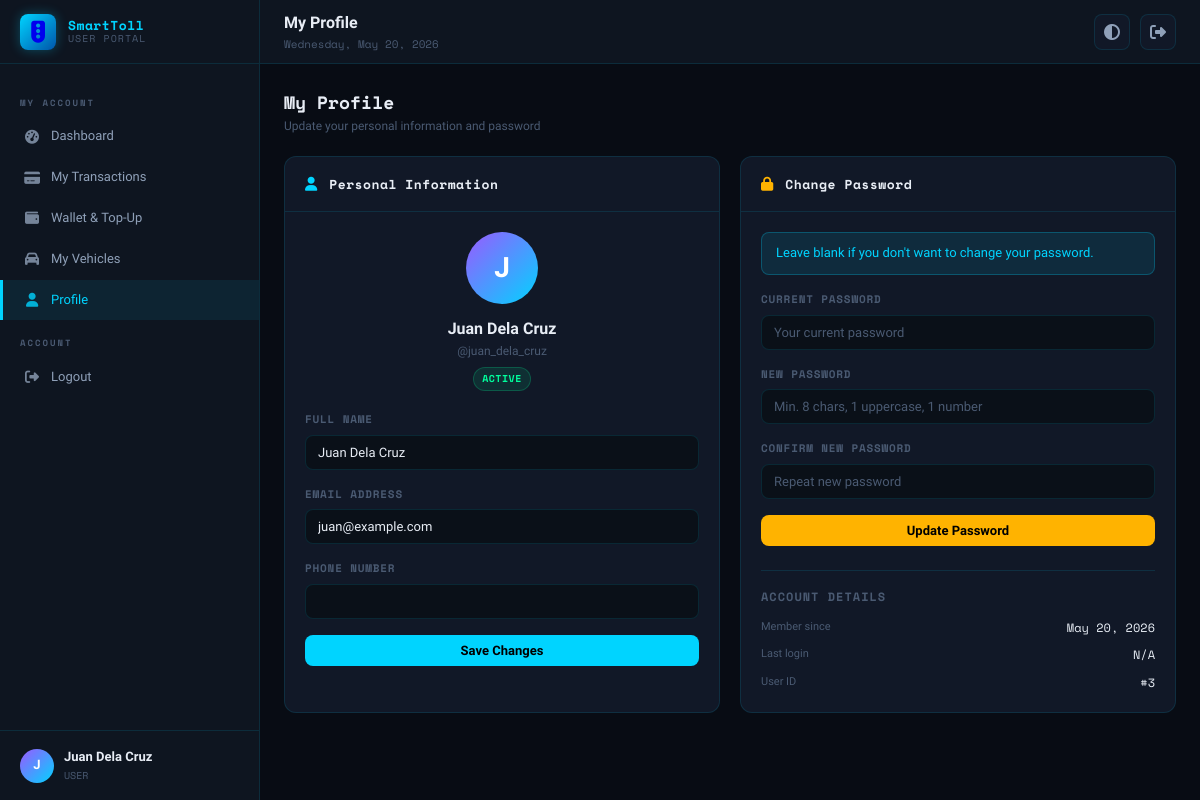
The page /public/user/profile (signed in) on the database its author committed.
### tables this page shows
CREATE TABLE users (
    id             INT AUTO_INCREMENT PRIMARY KEY,
    username       VARCHAR(50)  UNIQUE NOT NULL,
    email          VARCHAR(100) UNIQUE NOT NULL,
    password_hash  VARCHAR(255) NOT NULL,
    full_name      VARCHAR(100) NOT NULL,
    phone          VARCHAR(20)  DEFAULT NULL,
    role           ENUM('admin','operator','user') DEFAULT 'user',
    status         ENUM('active','suspended','pending') DEFAULT 'active',
    wallet_balance DECIMAL(12,2) DEFAULT 0.00,
    last_login     DATETIME DEFAULT NULL,
    login_attempts INT DEFAULT 0,
    locked_until   DATETIME DEFAULT NULL,
    created_at     DATETIME DEFAULT CURRENT_TIMESTAMP,
    updated_at     DATETIME DEFAULT CURRENT_TIMESTAMP ON UPDATE CURRENT_TIMESTAMP
);

### app/controllers/UserController.php (called while the page is built, shortened)
<?php
class UserController {
    private UserModel        $userModel;
    public function __construct() {
        $this->userModel    = new UserModel();
    }
    public function profile(): void {
        $userId = (int)$_SESSION['user_id'];
        $user   = $this->userModel->find($userId);
        Response::view('user/profile', compact('user'), 'user');
    }
}

### config/app.php (called while the page is built, shortened)
<?php
spl_autoload_register(function ($class) {
    $paths = array(
        APP_ROOT . '/app/controllers/',
        APP_ROOT . '/app/models/',
        APP_ROOT . '/app/helpers/',
    );
    foreach ($paths as $path) {
        $file = $path . $class . '.php';
        if (file_exists($file)) { require_once $file; return; }
    }
});
require_once APP_ROOT . '/config/database.php';
require_once APP_ROOT . '/app/models/BaseModel.php';

### config/database.php (called while the page is built, shortened)
<?php
class Database {
    private static $instance = null;
    private $pdo;
    private function __construct() {
        $dsn = "mysql:host=" . DB_HOST . ";dbname=" . DB_NAME . ";charset=" . DB_CHARSET;
        $options = [
            PDO::ATTR_ERRMODE            => PDO::ERRMODE_EXCEPTION,
            PDO::ATTR_DEFAULT_FETCH_MODE => PDO::FETCH_ASSOC,
            PDO::ATTR_EMULATE_PREPARES   => false,
            PDO::MYSQL_ATTR_INIT_COMMAND => "SET NAMES utf8mb4",
        ];
        try {
            $this->pdo = new PDO($dsn, DB_USER, DB_PASS, $options);
        } catch (PDOException $e) {
            error_log("DB Connection failed: " . $e->getMessage());
            die(json_encode(['error' => 'Database connection failed']));
        }
    }
    public static function getInstance(): self {
        if (self::$instance === null) {
            self::$instance = new self();
        }
        return self::$instance;
    }
    public function query(string $sql, array $params = []): PDOStatement {
        $stmt = $this->pdo->prepare($sql);
        $stmt->execute($params);
        return $stmt;
    }
    public function fetchOne(string $sql, array $params = []): ?array {
        return $this->query($sql, $params)->fetch() ?: null;
    }
}

### app/models/BaseModel.php (called while the page is built, shortened)
<?php
abstract class BaseModel {
    protected Database $db;
    protected string $table = '';
    protected string $primaryKey = 'id';
    public function __construct() {
        $this->db = Database::getInstance();
    }
    public function find(int $id): ?array {
        return $this->db->fetchOne(
            "SELECT * FROM {$this->table} WHERE {$this->primaryKey} = ? LIMIT 1",
            [$id]
        );
    }
}

### app/views/user/profile.php (the view, shortened to what this page needs)
<div class="d-flex align-center justify-between mb-20">
  <div>
    <h2 style="font-family:var(--font-mono);font-size:18px">My Profile</h2>
    <p class="text-muted text-sm">Update your personal information and password</p>
  </div>
</div>
<div class="grid-2">
  <div class="card">
    <div class="card-header">
      <span style="color:var(--accent-cyan)"><i class="fa-solid fa-user"></i></span>
      <span class="card-title">Personal Information</span>
    </div>
    <div class="card-body">
      <div style="text-align:center;margin-bottom:20px">
        <div class="user-avatar" style="width:72px;height:72px;font-size:28px;margin:0 auto 12px"><?= strtoupper(substr($user['full_name'],0,1)) ?></div>
        <div style="font-size:16px;font-weight:700;color:var(--text-primary)"><?= htmlspecialchars($user['full_name']) ?></div>
        <div class="text-muted text-sm">@<?= htmlspecialchars($user['username']) ?></div>
        <span class="badge badge-success" style="margin-top:6px"><?= strtoupper($user['status']) ?></span>
      </div>
      <form id="profileForm">
        <div class="form-group">
          <label class="form-label">Full Name</label>
          <input type="text" name="full_name" class="form-control" value="<?= htmlspecialchars($user['full_name']) ?>" required>
        </div>
        <div class="form-group">
          <label class="form-label">Email Address</label>
          <input type="email" name="email" class="form-control" value="<?= htmlspecialchars($user['email']) ?>" required>
        </div>
        <div class="form-group">
          <label class="form-label">Phone Number</label>
          <input type="text" name="phone" class="form-control" value="<?= htmlspecialchars($user['phone']??'') ?>">
        </div>
        <button type="button" class="btn btn-primary w-100" onclick="updateProfile()" style="justify-content:center">Save Changes</button>
      </form>
    </div>
  </div>
  <div class="card">
    <div class="card-header">
      <span style="color:var(--accent-amber)"><i class="fa-solid fa-lock"></i></span>
      <span class="card-title">Change Password</span>
    </div>
    <div class="card-body">
      <div class="alert alert-info" style="margin-bottom:16px">Leave blank if you don't want to change your password.</div>
      <div class="form-group">
        <label class="form-label">Current Password</label>
        <input type="password" id="currentPass" class="form-control" placeholder="Your current password">
      </div>
      <div class="form-group">
        <label class="form-label">New Password</label>
        <input type="password" id="newPass" class="form-control" placeholder="Min. 8 chars, 1 uppercase, 1 number">
      </div>
      <div class="form-group">
        <label class="form-label">Confirm New Password</label>
        <input type="password" id="confirmPass" class="form-control" placeholder="Repeat new password">
      </div>
      <button type="button" class="btn btn-warning w-100" onclick="changePassword()" style="justify-content:center">Update Password</button>
      <div style="margin-top:24px;padding-top:16px;border-top:1px solid var(--border)">
        <h4 class="text-muted text-xs mono" style="margin-bottom:12px;letter-spacing:1px">ACCOUNT DETAILS</h4>
        <div style="display:grid;gap:8px">
          <div class="d-flex justify-between"><span class="text-muted text-xs">Member since</span><span class="text-xs mono"><?= date('M d, Y',strtotime($user['created_at'])) ?></span></div>
          <div class="d-flex justify-between"><span class="text-muted text-xs">Last login</span><span class="text-xs mono"><?= $user['last_login'] ? date('M d Y H:i',strtotime($user['last_login'])) : 'N/A' ?></span></div>
          <div class="d-flex justify-between"><span class="text-muted text-xs">User ID</span><span class="text-xs mono">#<?= $user['id'] ?></span></div>
        </div>
      </div>
    </div>
  </div>
</div>

### public/css/main.css (style rules this page uses)
:root { --bg-primary: #080c14; --bg-secondary: #0e1520; --bg-card: #111827; --bg-card-hover: #162033; --bg-panel: #0a1018; --accent-cyan: #00d4ff; --accent-green: #00ff9d; --accent-amber: #ffb300; --accent-red: #ff3d5a; --accent-purple: #9b59ff; --accent-dim: rgba(0,212,255,0.12); --text-primary: #e8edf5; --text-secondary:#8fa0b8; --text-muted: #4a5a72; --text-accent: #00d4ff; --border: rgba(0,212,255,0.12); --border-hover: rgba(0,212,255,0.3); --border-bright: rgba(0,212,255,0.5); --sidebar-width: 260px; --header-height: 64px; --font-mono: 'Space Mono', monospace; --font-body: 'Exo 2', sans-serif; --shadow-glow: 0 0 20px rgba(0,212,255,0.15); --shadow-card: 0 4px 24px rgba(0,0,0,0.4); --shadow-hover: 0 8px 32px rgba(0,0,0,0.6); --radius: 8px; --radius-lg: 12px; --transition: all 0.2s cubic-bezier(0.4,0,0.2,1); }
* { box-sizing: border-box; margin: 0; padding: 0; }
html { scroll-behavior: smooth; }
body { font-family: var(--font-body); background: var(--bg-primary); color: var(--text-primary); font-size: 14px; line-height: 1.6; min-height: 100vh; overflow-x: hidden; }
.user-avatar { width: 34px; height: 34px; background: linear-gradient(135deg, var(--accent-purple), var(--accent-cyan)); border-radius: 50%; display: flex; align-items: center; justify-content: center; font-weight: 700; font-size: 13px; color: #fff; flex-shrink: 0; }
.card { background: var(--bg-card); border: 1px solid var(--border); border-radius: var(--radius-lg); overflow: hidden; }
.card-header { padding: 16px 20px; border-bottom: 1px solid var(--border); display: flex; align-items: center; gap: 10px; overflow-x: auto ; }
.card-title { font-size: 13px; font-weight: 700; color: var(--text-primary); font-family: var(--font-mono); letter-spacing: 0.5px; flex: 1; }
.card-body { padding: 20px; }
.badge { display: inline-flex; align-items: center; gap: 4px; padding: 3px 8px; border-radius: 20px; font-size: 10px; font-weight: 700; font-family: var(--font-mono); text-transform: uppercase; letter-spacing: 0.5px; }
.badge-success { background: rgba(0,255,157,0.1); color: var(--accent-green); border: 1px solid rgba(0,255,157,0.2); }
.btn { display: inline-flex; align-items: center; gap: 7px; padding: 8px 16px; border-radius: var(--radius); font-size: 13px; font-weight: 600; font-family: var(--font-body); cursor: pointer; border: none; transition: var(--transition); text-decoration: none; white-space: nowrap; }
.btn-primary { background: var(--accent-cyan); color: #000; }
.btn-warning { background: var(--accent-amber); color: #000; }
.form-group { margin-bottom: 16px; }
.form-label { display: block; font-size: 11px; font-weight: 700; color: var(--text-muted); text-transform: uppercase; letter-spacing: 0.8px; font-family: var(--font-mono); margin-bottom: 6px; }
.form-control { width: 100%; padding: 9px 12px; background: var(--bg-panel); border: 1px solid var(--border); border-radius: var(--radius); color: var(--text-primary); font-family: var(--font-body); font-size: 13px; transition: var(--transition); outline: none; }
.form-control::placeholder { color: var(--text-muted); }
.grid-2 { display: grid; grid-template-columns: 1fr 1fr; gap: 20px; }
.alert { padding: 10px 14px; border-radius: var(--radius); font-size: 13px; margin-bottom: 16px; }
.alert-info { background: rgba(0,212,255,0.1); border: 1px solid rgba(0,212,255,0.25); color: var(--accent-cyan); }
.text-muted { color: var(--text-muted); }
.text-sm { font-size: 12px; }
.text-xs { font-size: 11px; }
.d-flex { display: flex; }
.align-center { align-items: center; }
.justify-between { justify-content: space-between; }
.mb-20 { margin-bottom: 20px; }
.w-100 { width: 100%; }
.mono { font-family: var(--font-mono); font-size: 12px; }
.card-header i { font-size: 14px; margin-right: 2px; }

### rows shown on the page
users: full_name "J", full_name "Juan Dela Cruz", username "juan_dela_cruz", status "ACTIVE", email "juan@example.com", created_at "May 20, 2026", id "3"

### other values the page prints
substr($_SESSION['full_name'] ?? 'U', 0, 1) "J"
$_SESSION['full_name'] "Juan Dela Cruz"
$title "My Profile"
